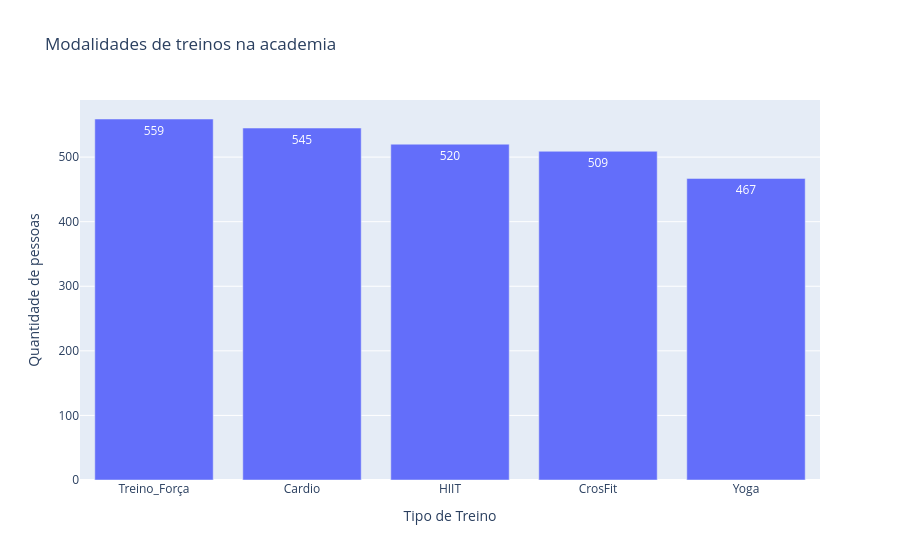

This figure's notebook cell:
### Code cell
#Contar o tipo de treino e as pessoas
treino_contagem = df["Tipo_Treino"].value_counts().reset_index()
treino_contagem.columns = ["Tipo de Treino", "Quantidade de pessoas"]

#Criar o gáfico
Graf_bar2 = px.bar(
    treino_contagem,
    x = "Tipo de Treino",
    y = "Quantidade de pessoas",
    title = "Modalidades de treinos na academia"
)

Graf_bar2.update_traces(texttemplate = "%{y}", textangle = 0)
Graf_bar2.show()

### Figure 1 — Plotly figure (JSON) as saved in the notebook; plotly's stock layout.template omitted (floating-point values rounded to 4 significant figures)
{"data": [{"hovertemplate": "Tipo de Treino=%{x}<br>Quantidade de pessoas=%{y}<extra></extra>", "legendgroup": "", "marker": {"color": "#636efa", "pattern": {"shape": ""}}, "name": "", "orientation": "v", "showlegend": false, "textangle": 0, "textposition": "auto", "texttemplate": "%{y}", "type": "bar", "x": ["Treino_Força", "Cardio", "HIIT", "CrosFit", "Yoga"], "xaxis": "x", "y": [559, 545, 520, 509, 467], "yaxis": "y"}], "layout": {"barmode": "relative", "legend": {"tracegroupgap": 0}, "title": {"text": "Modalidades de treinos na academia"}, "xaxis": {"anchor": "y", "domain": [0, 1], "title": {"text": "Tipo de Treino"}}, "yaxis": {"anchor": "x", "domain": [0, 1], "title": {"text": "Quantidade de pessoas"}}}}
